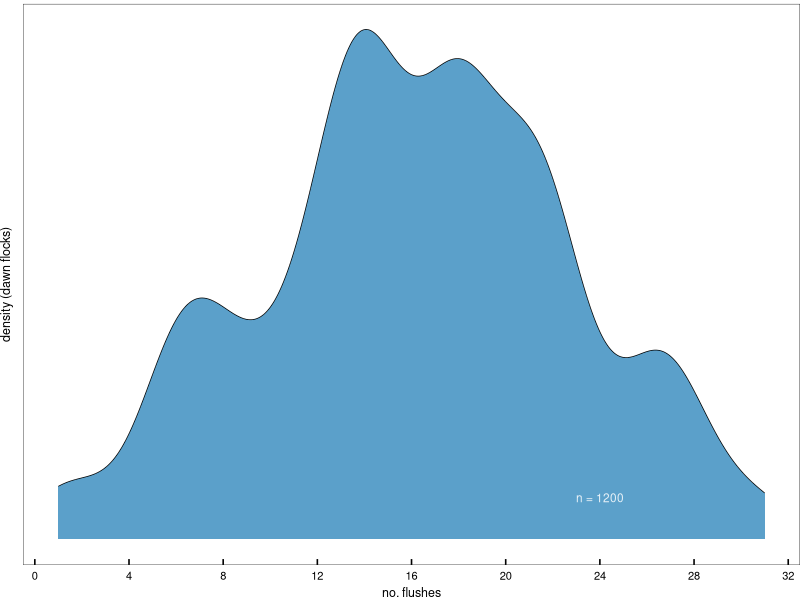
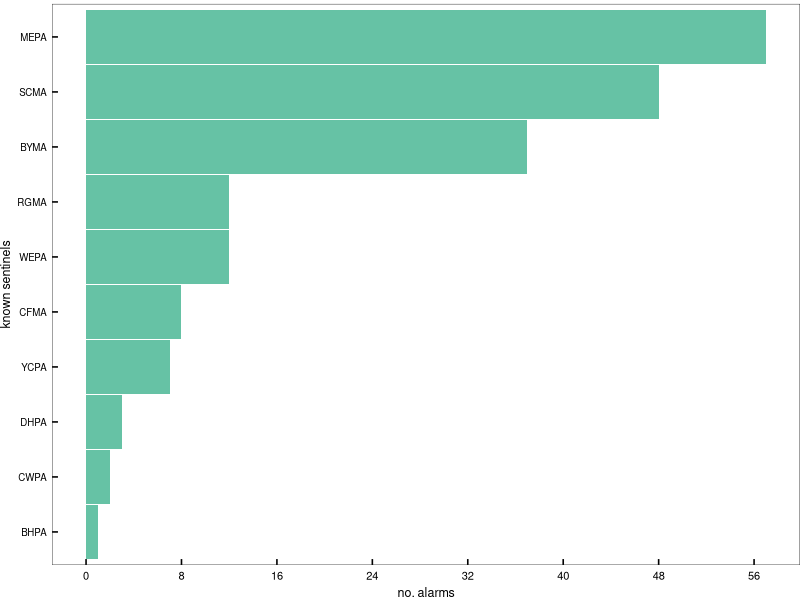
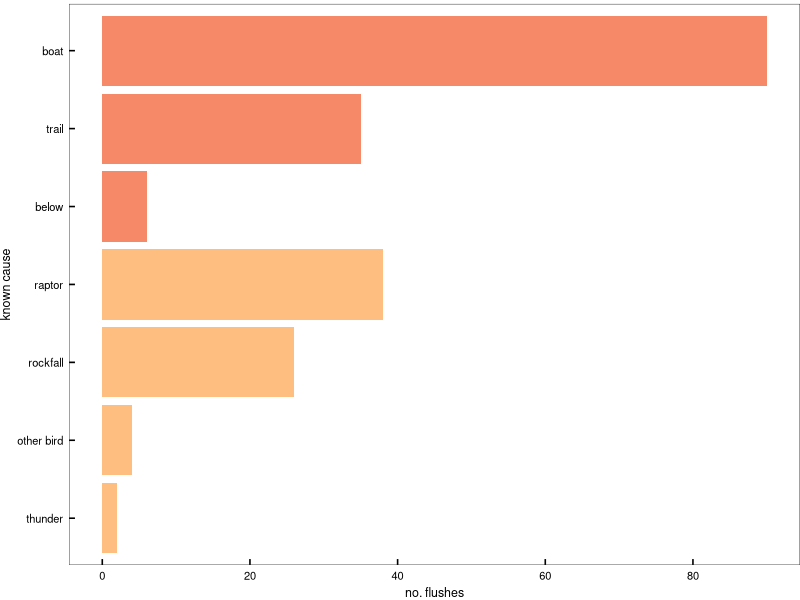
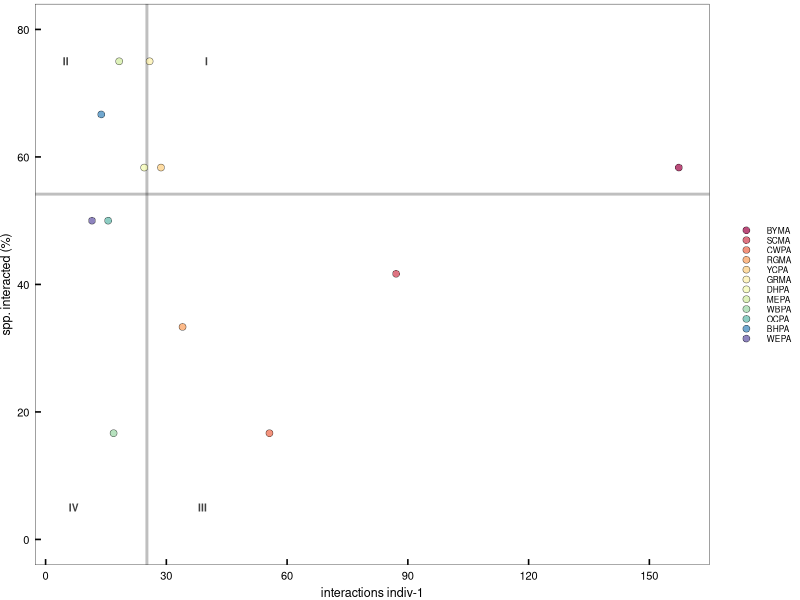
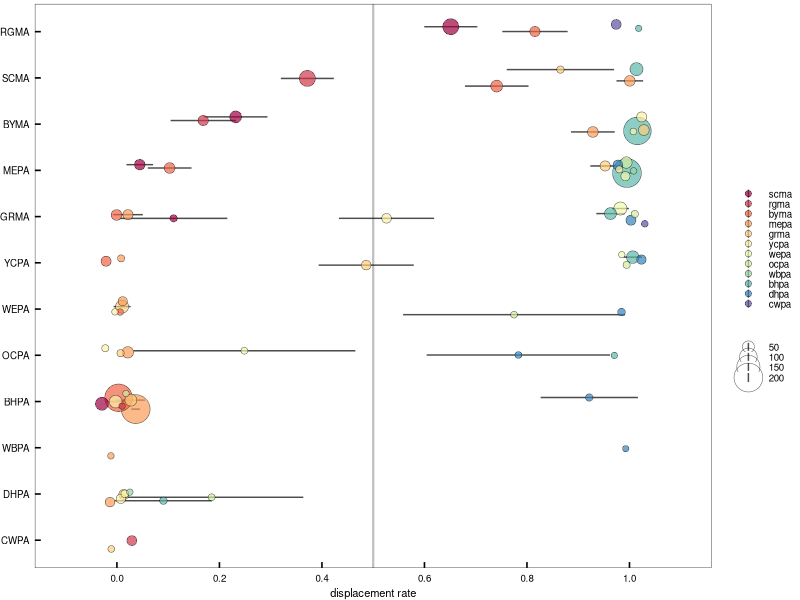
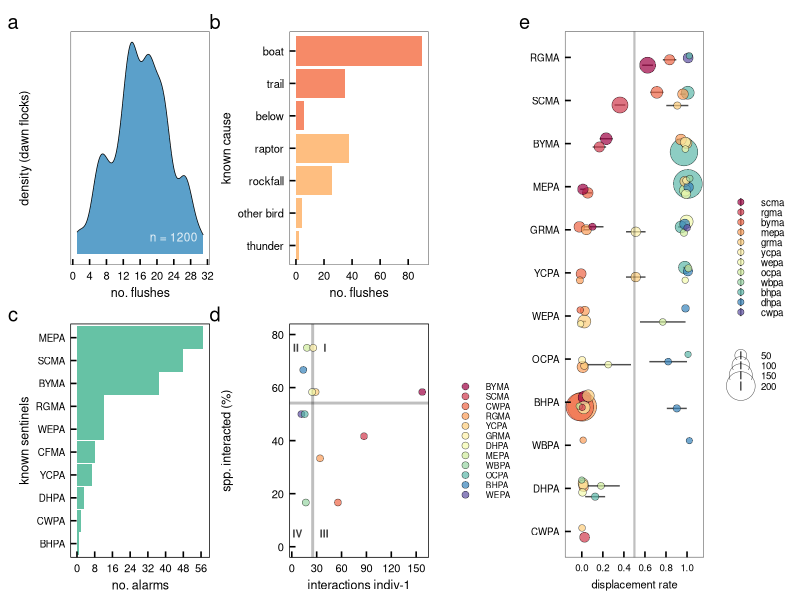

Recreate these plots in R, in order.
#### this script organizes data, plots flush and fights data
#### should be figure ~4 in the manuscript

library(ggplot2)      # plotting and viz
library(plyr)         # legacy df manipulation
library(dplyr)        # variable grouping and manipulation
library(reshape)      # legacy df manipulation
library(data.table)   # legacy functions on df 
library(tidyverse)
library(tidyr)        # gathering and spreading
library(zoo)          # roll mean
library(ggthemes)     # helpful ggplot themes
library(forcats)
library(scales)
library(RColorBrewer) # pretty colors
library(ggridges)
library(colorspace)
library(patchwork)
library(lubridate)    # formatting times dates


# custom ggplot theme
themeKV <- theme_few()+
  theme(plot.margin = unit(c(0.1,0,0,0), "cm"),
        strip.background = element_blank(),
        axis.line = element_blank(),
        axis.text.x = element_text(size = 7, colour = "black", margin = unit(c(0.15,0,0,0), "cm")),
        axis.text.y = element_text(size = 7, colour = "black", margin = unit(c(0,0.15,0,0), "cm")),
        axis.title.x = element_text(size = 8),
        axis.title.y = element_text(size = 8),
        axis.ticks.x = element_line(colour = "black"), axis.ticks.y = element_line(colour = "black"),
        axis.ticks.length=unit(-0.15, "cm"),element_line(colour = "black", linewidth=.25),
        panel.border = element_rect(colour = "black", fill=NA, linewidth=.25),
        legend.title=element_blank(),
        strip.text=element_text(hjust=0))

#### read in flush and fight data from csv
flush <- read.csv('data/flush.csv')
flush1 <- subset(flush, select = c(DATE)) # subset full dataset for only date column
flush2 <- flush1 %>% group_by(DATE) %>% # Group by count of multiple columns
  summarise(total_count=n(),.groups = 'drop') %>%
  as.data.frame() # make new df with these data

#### first to do, document # flushes per day, as density plot
p1 <- ggplot(flush2, aes(x = total_count, fill=c("#3288bd"))) +
  themeKV + theme(legend.position = "none", 
                  axis.text.y = element_text(size = 0),
                  axis.title.y = element_text(size = 9),
                  axis.ticks.y = element_blank(),
                  axis.text.x = element_text(size = 8),
                  axis.title.x = element_text(size = 9),
                  ) + 
  geom_density(size = 0.25, alpha = 0.8, adjust = 0.65) +
  scale_fill_manual(values=c("#3288bd")) +
  scale_x_continuous(breaks = seq(0, 40, by = 4)) +
  ylab("density (dawn flocks)")+
  xlab("no. flushes")+
  annotate("text", x = 24, y = 0.005, label = "n = 1200", color = "white", alpha = 0.85, size = 3)
p1


#### now count the occurrences of each species was a sentinel
flush <- read.csv('data/flush.csv')
sentinel <- subset(flush, select = c(ALARM)) # subset full dataset for only species IDs
sentinel1 <- sentinel %>% 
  filter(!(ALARM == 'NA')) # filter out NA values

# make col plot of alarm species
p2 <- ggplot(sentinel1, aes(y = fct_rev(fct_infreq(ALARM)), group=ALARM)) +
  themeKV + theme(legend.position = "none", 
                  axis.text.y = element_text(size = 7),
                  axis.title.y = element_text(size = 9),
                  axis.text.x = element_text(size = 8),
                  axis.title.x = element_text(size = 9),
  ) + 
  geom_bar(fill = c("#66c2a5"), alpha =1, width=0.98) +
  scale_fill_manual(values=c("#66c2a5")) +
  scale_x_continuous(breaks = seq(0, 60, by = 8)) +
  ylab("known sentinels") + 
  xlab("no. alarms")
p2


#### now count the occurrences of each flush cause
flush <- read.csv('data/flush.csv')
cause <- subset(flush, select = c(CAUSE, CATEGORY)) # subset full dataset for only species IDs
cause1 <- cause %>% 
  filter(!(CAUSE == 'NA')) # filter out NA values

# count number of cause occurences
cause2 <- cause1 %>% group_by(CAUSE, CATEGORY) %>% # Group by count of multiple columns
  summarise(total_count=n(),.groups = 'drop') %>%
  as.data.frame() # make new df with these data
# manually reorder to sort by CATEGORY then CAUSE
reorder = c(3,1,6,4,5,7,2) # create reorder variables
cause2$reorder = reorder # add as col to df
# dplyr frustrating me too much so gave up and just manually redid it

p3 <- ggplot(cause2, aes(x=total_count, y=fct_rev(fct_reorder(CAUSE, reorder)), fill=CATEGORY)) +
  themeKV + theme(legend.position = "none", 
                  axis.text.y = element_text(size = 8),
                  axis.title.y = element_text(size = 9),
                  axis.text.x = element_text(size = 8),
                  axis.title.x = element_text(size = 9),
  ) + 
  geom_col(alpha = 0.8, width=0.9) +
  scale_fill_manual(values=c("#f46d43","#fdae61")) +
  scale_x_continuous(breaks = seq(0, 100, by = 20),
                     #             limits = c(0,100)
                     ) +
    ylab("known cause") + 
    xlab("no. flushes")
p3



#### WE'RE AT THE FIGHTS!!!
fights <- read.csv('data/fights.csv')
# make 14 color Brewer palette
getPalette = colorRampPalette(brewer.pal(11, "Spectral")) # interpolate colors to fit the 13 parrot species
Spectral12 <- getPalette(12) 


p4 <- ggplot(fights, aes(x=FIGHT_RT, y=INT_spp)) + 
  themeKV + theme(axis.text.x = element_text(size = 8),
                  axis.title.x = element_text(size = 9),
                  axis.text.y = element_text(size = 8),
                  axis.title.y = element_text(size = 9),
                  legend.key.height = unit(0.25, 'cm'), # shrink the native height of legend
                  legend.text = element_text(size=6),
                  ) + # reduce font size on legend
  geom_vline(xintercept = median(fights$FIGHT_RT), alpha = 0.25, size = 1, color = "#000000") +
  geom_hline(yintercept = median(fights$INT_spp), alpha = 0.25, size = 1, color = "#000000") +
  geom_point(aes(fill = fct_rev(fct_reorder(SPECIES,FIGHT_RT))),# color code by species win rate 
             pch=21,color="black", stroke=0.25, size = 2.2, alpha = 0.7, # make point borders   
             ) +
  #geom_point(shape = 1,size = 3, colour = "black", stroke = 0.25,) +
  scale_fill_manual(values = Spectral12) +
  scale_x_continuous(breaks = seq(0, 200, by = 30), 
                     #limits = c(-1,30)
                     ) + # give a little more room 
  scale_y_continuous(breaks = seq(0, 100, by = 20), 
                     limits = c(0,80)) +
  xlab("interactions indiv-1") + 
  ylab("spp. interacted (%)") + 
  annotate("text", x = 40, y = 75, label = "I", alpha = 0.75, size = 2.6, fontface = "bold") +
  annotate("text", x = 5, y = 75, label = "II", alpha = 0.75, size = 2.6, fontface = "bold") +
  annotate("text", x = 39, y = 5, label = "III", alpha = 0.75, size = 2.6, fontface = "bold") +
  annotate("text", x = 7, y = 5, label = "IV", alpha = 0.75, size = 2.6, fontface = "bold")
  #guides(color = guide_legend(override.aes = list(size = ))) 
p4



#### try a hierarchy of dominance 
library(ggplot2)
displace <- read.csv('data/displacement.csv')
head(displace)

# error bar guidance
# http://www.sthda.com/english/wiki/ggplot2-error-bars-quick-start-guide-r-software-and-data-visualization

p5 <- displace %>% 
  ggplot(aes(x=fct_reorder(WIN,ORDER), y=winrt_p,fill=LOSE))+ # prob need to manually sort from a list
  themeKV+ theme(axis.text.x = element_text(size = 7),
                 axis.title.x = element_text(size = 8),
                 axis.text.y = element_text(size = 7),
                 axis.title.y = element_text(size = 8),
                 legend.key.height = unit(0.25, 'cm'), # shrink the native height of legend
                 legend.text = element_text(size=7), # reduce font size on legend
                 #legend.position = "none", 
                 ) +
  scale_fill_manual(values = Spectral12) +
  scale_radius(range = c(0.5, 2.4))+ # manually re-size range of values
  geom_pointrange(aes(size=tot, # size is inflate for some reason, idk
                      fill = fct_reorder(LOSE,-rank_q), 
                      ymin=winrt_p-winrt_sd, ymax=winrt_p+winrt_sd, # combines error bar and point in one 
                      ),
                  pch=21, color="black",stroke=0.25, # make point borders
                  alpha=0.7,
                  position = position_jitter(width = 0.2, height = 0.03))+
  scale_y_continuous(breaks = seq(0, 1, by = 0.2), limits = c(-0.1,1.1)) +
  geom_hline(yintercept = 0.5, alpha = 0.25, size = 0.75, color = "#000000") +
  ylab("displacement rate")+
  xlab(NULL) +
  guides(fill = guide_legend(order = 2))+ # place size legend element last 
  coord_flip()
p5


layout3 <- "
AAABBBEEE
CCCDDDEEE"
p1 + p3 + p2 + p4 + p5 +
  plot_layout(design = layout3) +
  plot_annotation(tag_levels = 'a') # add panel labels a, b, c... etc


# TO DO LIST:
# proper descending sort "-" using dominance
# shrink legend
# sync legend with other panel
# blanks in layout geometry
